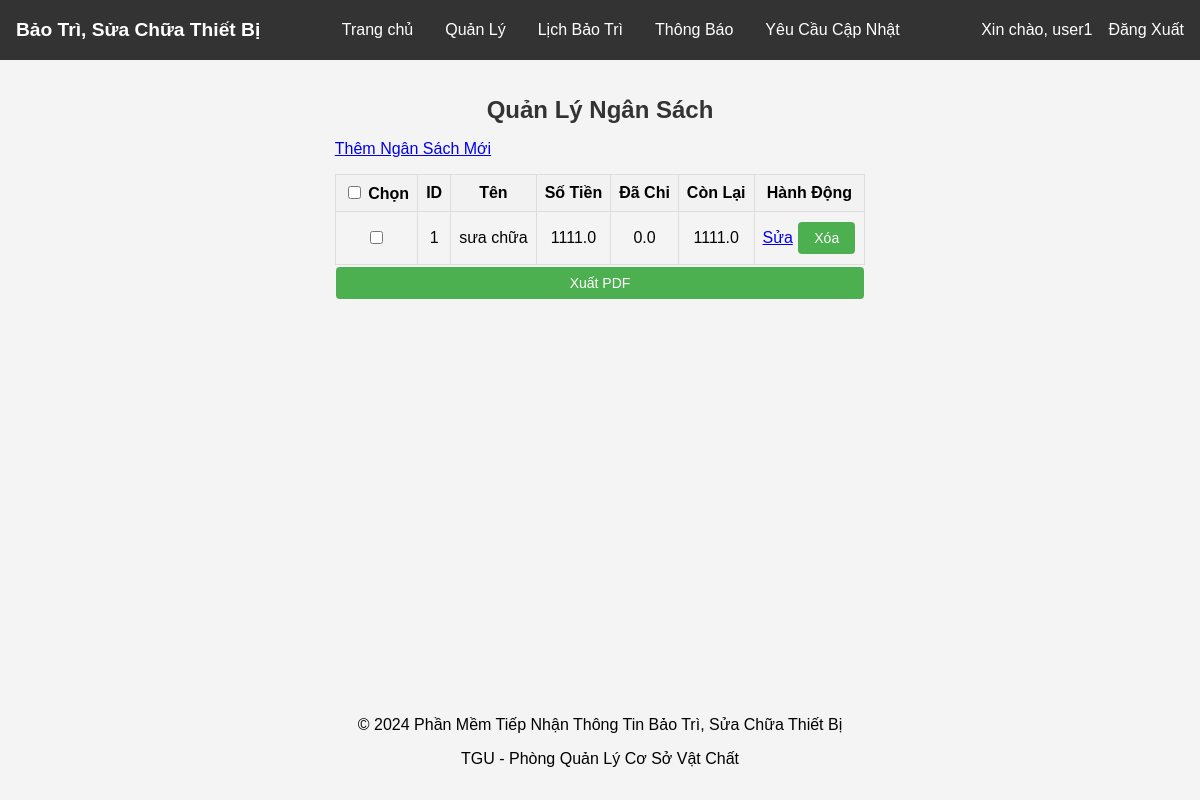
The page /manage_budgets (signed in) on the database its author committed.
### tables this page shows
CREATE TABLE budgets
                 (id INTEGER PRIMARY KEY AUTOINCREMENT,
                  name TEXT NOT NULL,
                  amount REAL NOT NULL,
                  spent REAL NOT NULL DEFAULT 0,
                  remaining REAL NOT NULL DEFAULT 0);

### app.py (the view)
@app.route('/manage_budgets')
def manage_budgets():
    if not session.get('logged_in'):
        return redirect(url_for('login'))
    conn = get_db_connection()
    budgets = conn.execute('SELECT * FROM budgets').fetchall()
    conn.close()
    return render_template('admin/manage_budgets.html', budgets=budgets)

### app.py (called while the page is built)
def get_db_connection():
    conn = sqlite3.connect('database.db')
    conn.row_factory = sqlite3.Row
    return conn

### templates/admin/manage_budgets.html (shortened to what this page needs)
{% extends "admin/base.html" %}
{% block content %}
<h2>Quản Lý Ngân Sách</h2>
<a href="{{ url_for('add_budget') }}">Thêm Ngân Sách Mới</a>
<form id="export-form" action="{{ url_for('export_budgets_pdf') }}" method="POST">
    <table>
        <tr>
            <th><input type="checkbox" id="select-all" onclick="toggleSelectAll(this)"> Chọn</th>
            <th>ID</th>
            <th>Tên</th>
            <th>Số Tiền</th>
            <th>Đã Chi</th>
            <th>Còn Lại</th>
            <th>Hành Động</th>
        </tr>
        {% for budget in budgets %}
        <tr>
            <td><input type="checkbox" name="budget_ids" value="{{ budget.id }}"></td>
            <td>{{ budget.id }}</td>
            <td>{{ budget.name }}</td>
            <td>{{ budget.amount }}</td>
            <td>{{ budget.spent }}</td>
            <td>{{ budget.remaining }}</td>
            <td>
                <a href="{{ url_for('edit_budget', id=budget.id) }}">Sửa</a>
                <form action="{{ url_for('delete_budget', id=budget.id) }}" method="post" style="display:inline;">
                    <button type="submit">Xóa</button>
                </form>
            </td>
        </tr>
        {% endfor %}
    </table>
    <button type="submit">Xuất PDF</button>
</form>
{% endblock %}

### static/styles.css (style rules this page uses)
body { font-family: Arial, sans-serif; margin: 0; padding: 0; display: flex; justify-content: center; align-items: center; height: 100vh; background-color: #f4f4f4; }
h2 { text-align: center; margin-bottom: 1rem; }
form { display: flex; flex-direction: column; }
button { padding: 0.5rem; background-color: #333; color: white; border: none; border-radius: 4px; cursor: pointer; }
form { margin-bottom: 1rem; }
table { width: 100%; border-collapse: collapse; margin-top: 1rem; text-align: center; }
th, td { border: 1px solid #ddd; padding: 8px; }
th { background-color: #f2f2f2; font-weight: bold; }
button, .reset-button { background-color: #4CAF50; color: white; border: none; padding: 8px 16px; text-align: center; text-decoration: none; display: inline-block; font-size: 14px; margin: 2px 1px; cursor: pointer; border-radius: 4px; }
body { font-family: Arial, sans-serif; margin: 0; padding: 0; background-color: #f4f4f4; }
h2 { color: #333; }

### templates/admin/base.html (style rules this page uses)
body { font-family: Arial, sans-serif; margin: 0; padding: 0; display: flex; flex-direction: column; min-height: 100vh; }

### rows shown on the page
budgets: id "1", name "sưa chữa", amount "1111.0", spent "0.0", remaining "1111.0"

### other values the page prints
{{ session.username }} "user1"
